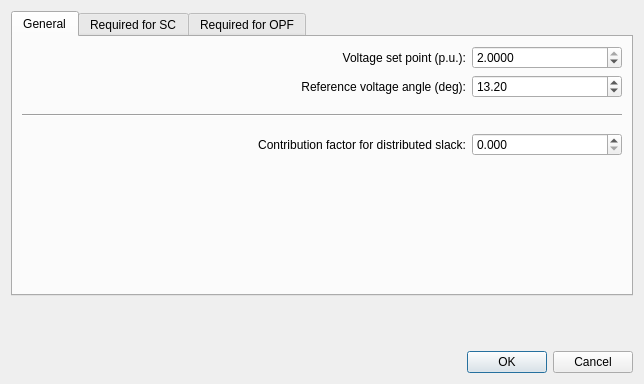
<?xml version="1.0" encoding="UTF-8"?>
<ui version="4.0">
 <class>Dialog</class>
 <widget class="QDialog" name="Dialog">
  <property name="geometry">
   <rect>
    <x>0</x>
    <y>0</y>
    <width>644</width>
    <height>384</height>
   </rect>
  </property>
  <property name="minimumSize">
   <size>
    <width>644</width>
    <height>384</height>
   </size>
  </property>
  <property name="maximumSize">
   <size>
    <width>644</width>
    <height>384</height>
   </size>
  </property>
  <property name="windowTitle">
   <string>Dialog</string>
  </property>
  <layout class="QVBoxLayout" name="verticalLayout">
   <item>
    <widget class="QTabWidget" name="tabWidget">
     <property name="currentIndex">
      <number>0</number>
     </property>
     <widget class="QWidget" name="tab">
      <attribute name="title">
       <string>General</string>
      </attribute>
      <layout class="QVBoxLayout" name="verticalLayout_3">
       <item>
        <layout class="QHBoxLayout" name="horizontalLayout">
         <item>
          <spacer name="horizontalSpacer">
           <property name="orientation">
            <enum>Qt::Horizontal</enum>
           </property>
           <property name="sizeHint" stdset="0">
            <size>
             <width>40</width>
             <height>20</height>
            </size>
           </property>
          </spacer>
         </item>
         <item>
          <widget class="QLabel" name="label">
           <property name="text">
            <string>Voltage set point (p.u.):</string>
           </property>
           <property name="alignment">
            <set>Qt::AlignRight|Qt::AlignTrailing|Qt::AlignVCenter</set>
           </property>
          </widget>
         </item>
         <item>
          <widget class="QDoubleSpinBox" name="vm_pu">
           <property name="minimumSize">
            <size>
             <width>150</width>
             <height>0</height>
            </size>
           </property>
           <property name="decimals">
            <number>4</number>
           </property>
           <property name="minimum">
            <double>0.000000000000000</double>
           </property>
           <property name="maximum">
            <double>2.000000000000000</double>
           </property>
           <property name="singleStep">
            <double>0.010000000000000</double>
           </property>
           <property name="value">
            <double>2.000000000000000</double>
           </property>
          </widget>
         </item>
        </layout>
       </item>
       <item>
        <layout class="QHBoxLayout" name="horizontalLayout_4">
         <item>
          <spacer name="horizontalSpacer_2">
           <property name="orientation">
            <enum>Qt::Horizontal</enum>
           </property>
           <property name="sizeHint" stdset="0">
            <size>
             <width>40</width>
             <height>20</height>
            </size>
           </property>
          </spacer>
         </item>
         <item>
          <widget class="QLabel" name="label_4">
           <property name="text">
            <string>Reference voltage angle (deg):</string>
           </property>
           <property name="alignment">
            <set>Qt::AlignRight|Qt::AlignTrailing|Qt::AlignVCenter</set>
           </property>
          </widget>
         </item>
         <item>
          <widget class="QDoubleSpinBox" name="va_degree">
           <property name="minimumSize">
            <size>
             <width>150</width>
             <height>0</height>
            </size>
           </property>
           <property name="decimals">
            <number>2</number>
           </property>
           <property name="minimum">
            <double>-360.000000000000000</double>
           </property>
           <property name="maximum">
            <double>360.000000000000000</double>
           </property>
           <property name="singleStep">
            <double>10.000000000000000</double>
           </property>
           <property name="value">
            <double>13.199999999999999</double>
           </property>
          </widget>
         </item>
        </layout>
       </item>
       <item>
        <spacer name="verticalSpacer_3">
         <property name="orientation">
          <enum>Qt::Vertical</enum>
         </property>
         <property name="sizeType">
          <enum>QSizePolicy::Fixed</enum>
         </property>
         <property name="sizeHint" stdset="0">
          <size>
           <width>20</width>
           <height>10</height>
          </size>
         </property>
        </spacer>
       </item>
       <item>
        <widget class="Line" name="line">
         <property name="orientation">
          <enum>Qt::Horizontal</enum>
         </property>
        </widget>
       </item>
       <item>
        <spacer name="verticalSpacer_4">
         <property name="orientation">
          <enum>Qt::Vertical</enum>
         </property>
         <property name="sizeType">
          <enum>QSizePolicy::Fixed</enum>
         </property>
         <property name="sizeHint" stdset="0">
          <size>
           <width>20</width>
           <height>10</height>
          </size>
         </property>
        </spacer>
       </item>
       <item>
        <layout class="QHBoxLayout" name="horizontalLayout_26">
         <item>
          <spacer name="horizontalSpacer_3">
           <property name="orientation">
            <enum>Qt::Horizontal</enum>
           </property>
           <property name="sizeHint" stdset="0">
            <size>
             <width>40</width>
             <height>20</height>
            </size>
           </property>
          </spacer>
         </item>
         <item>
          <widget class="QLabel" name="label_25">
           <property name="text">
            <string>Contribution factor for distributed slack:</string>
           </property>
           <property name="alignment">
            <set>Qt::AlignRight|Qt::AlignTrailing|Qt::AlignVCenter</set>
           </property>
          </widget>
         </item>
         <item>
          <widget class="QDoubleSpinBox" name="slack_weight">
           <property name="minimumSize">
            <size>
             <width>150</width>
             <height>0</height>
            </size>
           </property>
           <property name="decimals">
            <number>3</number>
           </property>
           <property name="minimum">
            <double>0.000000000000000</double>
           </property>
           <property name="maximum">
            <double>1.000000000000000</double>
           </property>
           <property name="singleStep">
            <double>0.100000000000000</double>
           </property>
           <property name="value">
            <double>0.000000000000000</double>
           </property>
          </widget>
         </item>
        </layout>
       </item>
       <item>
        <spacer name="verticalSpacer_11">
         <property name="orientation">
          <enum>Qt::Vertical</enum>
         </property>
         <property name="sizeHint" stdset="0">
          <size>
           <width>20</width>
           <height>40</height>
          </size>
         </property>
        </spacer>
       </item>
      </layout>
     </widget>
     <widget class="QWidget" name="tab_3">
      <attribute name="title">
       <string>Required for SC</string>
      </attribute>
      <layout class="QVBoxLayout" name="verticalLayout_2">
       <item>
        <layout class="QHBoxLayout" name="horizontalLayout_14">
         <item>
          <widget class="QCheckBox" name="s_sc_max_mva_check">
           <property name="text">
            <string>Maximum short circuit power provision (MVA):</string>
           </property>
          </widget>
         </item>
         <item>
          <spacer name="horizontalSpacer_4">
           <property name="orientation">
            <enum>Qt::Horizontal</enum>
           </property>
           <property name="sizeHint" stdset="0">
            <size>
             <width>40</width>
             <height>20</height>
            </size>
           </property>
          </spacer>
         </item>
         <item>
          <widget class="QDoubleSpinBox" name="s_sc_max_mva">
           <property name="enabled">
            <bool>false</bool>
           </property>
           <property name="minimumSize">
            <size>
             <width>150</width>
             <height>0</height>
            </size>
           </property>
           <property name="decimals">
            <number>4</number>
           </property>
           <property name="minimum">
            <double>0.000000000000000</double>
           </property>
           <property name="maximum">
            <double>5000.000000000000000</double>
           </property>
           <property name="singleStep">
            <double>10.000000000000000</double>
           </property>
           <property name="value">
            <double>500.000000000000000</double>
           </property>
          </widget>
         </item>
        </layout>
       </item>
       <item>
        <layout class="QHBoxLayout" name="horizontalLayout_2">
         <item>
          <widget class="QCheckBox" name="s_sc_min_mva_check">
           <property name="toolTip">
            <string>&lt;html&gt;&lt;head/&gt;&lt;body&gt;&lt;p&gt;Can be one of “current_source” (full size converter), “async” (asynchronous generator), or “async_doubly_fed” (doubly fed asynchronous generator, DFIG). Represents the type of the static generator in the context of the short-circuit calculations of wind power station units. If disabled, other short-circuit-related parameters are not set.&lt;/p&gt;&lt;/body&gt;&lt;/html&gt;</string>
           </property>
           <property name="text">
            <string>Minimum short circuit power provision (MVA):</string>
           </property>
          </widget>
         </item>
         <item>
          <spacer name="horizontalSpacer_5">
           <property name="orientation">
            <enum>Qt::Horizontal</enum>
           </property>
           <property name="sizeHint" stdset="0">
            <size>
             <width>40</width>
             <height>20</height>
            </size>
           </property>
          </spacer>
         </item>
         <item>
          <widget class="QDoubleSpinBox" name="s_sc_min_mva">
           <property name="enabled">
            <bool>false</bool>
           </property>
           <property name="minimumSize">
            <size>
             <width>150</width>
             <height>0</height>
            </size>
           </property>
           <property name="toolTip">
            <string>&lt;html&gt;&lt;head/&gt;&lt;body&gt;&lt;p&gt;Can be one of “current_source” (full size converter), “async” (asynchronous generator), or “async_doubly_fed” (doubly fed asynchronous generator, DFIG). Represents the type of the static generator in the context of the short-circuit calculations of wind power station units. If disabled, other short-circuit-related parameters are not set.&lt;/p&gt;&lt;/body&gt;&lt;/html&gt;</string>
           </property>
           <property name="decimals">
            <number>4</number>
           </property>
           <property name="minimum">
            <double>0.000000000000000</double>
           </property>
           <property name="maximum">
            <double>5000.000000000000000</double>
           </property>
           <property name="singleStep">
            <double>0.001000000000000</double>
           </property>
           <property name="value">
            <double>10.000000000000000</double>
           </property>
          </widget>
         </item>
        </layout>
       </item>
       <item>
        <spacer name="verticalSpacer_13">
         <property name="orientation">
          <enum>Qt::Vertical</enum>
         </property>
         <property name="sizeType">
          <enum>QSizePolicy::Fixed</enum>
         </property>
         <property name="sizeHint" stdset="0">
          <size>
           <width>20</width>
           <height>10</height>
          </size>
         </property>
        </spacer>
       </item>
       <item>
        <widget class="Line" name="line_5">
         <property name="orientation">
          <enum>Qt::Horizontal</enum>
         </property>
        </widget>
       </item>
       <item>
        <spacer name="verticalSpacer_14">
         <property name="orientation">
          <enum>Qt::Vertical</enum>
         </property>
         <property name="sizeType">
          <enum>QSizePolicy::Fixed</enum>
         </property>
         <property name="sizeHint" stdset="0">
          <size>
           <width>20</width>
           <height>10</height>
          </size>
         </property>
        </spacer>
       </item>
       <item>
        <layout class="QHBoxLayout" name="horizontalLayout_10">
         <item>
          <widget class="QCheckBox" name="rx_max_check">
           <property name="toolTip">
            <string>&lt;html&gt;&lt;head/&gt;&lt;body&gt;&lt;p&gt;Relevant if the generator type is “async”.&lt;/p&gt;&lt;/body&gt;&lt;/html&gt;</string>
           </property>
           <property name="text">
            <string>Maxium R/X ratio of SC impedance:</string>
           </property>
          </widget>
         </item>
         <item>
          <spacer name="horizontalSpacer_6">
           <property name="orientation">
            <enum>Qt::Horizontal</enum>
           </property>
           <property name="sizeHint" stdset="0">
            <size>
             <width>40</width>
             <height>20</height>
            </size>
           </property>
          </spacer>
         </item>
         <item>
          <widget class="QDoubleSpinBox" name="rx_max">
           <property name="enabled">
            <bool>false</bool>
           </property>
           <property name="minimumSize">
            <size>
             <width>150</width>
             <height>0</height>
            </size>
           </property>
           <property name="toolTip">
            <string>&lt;html&gt;&lt;head/&gt;&lt;body&gt;&lt;p&gt;Relevant if the generator type is “async”.&lt;/p&gt;&lt;/body&gt;&lt;/html&gt;</string>
           </property>
           <property name="decimals">
            <number>5</number>
           </property>
           <property name="minimum">
            <double>0.000000000000000</double>
           </property>
           <property name="maximum">
            <double>50.000000000000000</double>
           </property>
           <property name="singleStep">
            <double>0.010000000000000</double>
           </property>
           <property name="value">
            <double>0.001000000000000</double>
           </property>
          </widget>
         </item>
        </layout>
       </item>
       <item>
        <layout class="QHBoxLayout" name="horizontalLayout_7">
         <item>
          <widget class="QCheckBox" name="rx_min_check">
           <property name="toolTip">
            <string>&lt;html&gt;&lt;head/&gt;&lt;body&gt;&lt;p&gt;Relevant if the generator type is “async_doubly_fed”.&lt;/p&gt;&lt;/body&gt;&lt;/html&gt;</string>
           </property>
           <property name="text">
            <string>Minimum R/X ratio of SC impedance:</string>
           </property>
          </widget>
         </item>
         <item>
          <spacer name="horizontalSpacer_7">
           <property name="orientation">
            <enum>Qt::Horizontal</enum>
           </property>
           <property name="sizeHint" stdset="0">
            <size>
             <width>40</width>
             <height>20</height>
            </size>
           </property>
          </spacer>
         </item>
         <item>
          <widget class="QDoubleSpinBox" name="rx_min">
           <property name="enabled">
            <bool>false</bool>
           </property>
           <property name="minimumSize">
            <size>
             <width>150</width>
             <height>0</height>
            </size>
           </property>
           <property name="toolTip">
            <string>&lt;html&gt;&lt;head/&gt;&lt;body&gt;&lt;p&gt;Relevant if the generator type is “async_doubly_fed”.&lt;/p&gt;&lt;/body&gt;&lt;/html&gt;</string>
           </property>
           <property name="decimals">
            <number>5</number>
           </property>
           <property name="minimum">
            <double>0.000000000000000</double>
           </property>
           <property name="maximum">
            <double>100000.000000000000000</double>
           </property>
           <property name="singleStep">
            <double>0.010000000000000</double>
           </property>
           <property name="value">
            <double>0.001000000000000</double>
           </property>
          </widget>
         </item>
        </layout>
       </item>
       <item>
        <layout class="QHBoxLayout" name="horizontalLayout_8">
         <item>
          <widget class="QCheckBox" name="r0x0_max_check">
           <property name="toolTip">
            <string>&lt;html&gt;&lt;head/&gt;&lt;body&gt;&lt;p&gt;The factor for the calculation of the peak short-circuit current, referred to the high-voltage side (provided by the manufacturer). Relevant if the generator type is “async_doubly_fed”.&lt;/p&gt;&lt;/body&gt;&lt;/html&gt;</string>
           </property>
           <property name="text">
            <string>Maximal R/X ratio to calculate 0-seq. internal impedance:</string>
           </property>
          </widget>
         </item>
         <item>
          <spacer name="horizontalSpacer_8">
           <property name="orientation">
            <enum>Qt::Horizontal</enum>
           </property>
           <property name="sizeHint" stdset="0">
            <size>
             <width>40</width>
             <height>20</height>
            </size>
           </property>
          </spacer>
         </item>
         <item>
          <widget class="QDoubleSpinBox" name="r0x0_max">
           <property name="enabled">
            <bool>false</bool>
           </property>
           <property name="minimumSize">
            <size>
             <width>150</width>
             <height>0</height>
            </size>
           </property>
           <property name="toolTip">
            <string>&lt;html&gt;&lt;head/&gt;&lt;body&gt;&lt;p&gt;The factor for the calculation of the peak short-circuit current, referred to the high-voltage side (provided by the manufacturer). Relevant if the generator type is “async_doubly_fed”.&lt;/p&gt;&lt;/body&gt;&lt;/html&gt;</string>
           </property>
           <property name="decimals">
            <number>4</number>
           </property>
           <property name="minimum">
            <double>0.000100000000000</double>
           </property>
           <property name="maximum">
            <double>1000.000000000000000</double>
           </property>
           <property name="singleStep">
            <double>0.050000000000000</double>
           </property>
           <property name="value">
            <double>0.050000000000000</double>
           </property>
          </widget>
         </item>
        </layout>
       </item>
       <item>
        <layout class="QHBoxLayout" name="horizontalLayout_13">
         <item>
          <widget class="QCheckBox" name="x0x_max_check">
           <property name="toolTip">
            <string>&lt;html&gt;&lt;head/&gt;&lt;body&gt;&lt;p&gt;The factor for the calculation of the peak short-circuit current, referred to the high-voltage side (provided by the manufacturer). Relevant if the generator type is “async_doubly_fed”.&lt;/p&gt;&lt;/body&gt;&lt;/html&gt;</string>
           </property>
           <property name="text">
            <string>Maximal X0/X ratio to calculate 0-seq. internal impedance:</string>
           </property>
          </widget>
         </item>
         <item>
          <spacer name="horizontalSpacer_9">
           <property name="orientation">
            <enum>Qt::Horizontal</enum>
           </property>
           <property name="sizeHint" stdset="0">
            <size>
             <width>40</width>
             <height>20</height>
            </size>
           </property>
          </spacer>
         </item>
         <item>
          <widget class="QDoubleSpinBox" name="x0x_max">
           <property name="enabled">
            <bool>false</bool>
           </property>
           <property name="minimumSize">
            <size>
             <width>150</width>
             <height>0</height>
            </size>
           </property>
           <property name="toolTip">
            <string>&lt;html&gt;&lt;head/&gt;&lt;body&gt;&lt;p&gt;The factor for the calculation of the peak short-circuit current, referred to the high-voltage side (provided by the manufacturer). Relevant if the generator type is “async_doubly_fed”.&lt;/p&gt;&lt;/body&gt;&lt;/html&gt;</string>
           </property>
           <property name="decimals">
            <number>5</number>
           </property>
           <property name="minimum">
            <double>0.000000000000000</double>
           </property>
           <property name="maximum">
            <double>1000.000000000000000</double>
           </property>
           <property name="singleStep">
            <double>0.010000000000000</double>
           </property>
           <property name="value">
            <double>1.000000000000000</double>
           </property>
          </widget>
         </item>
        </layout>
       </item>
       <item>
        <spacer name="verticalSpacer_10">
         <property name="orientation">
          <enum>Qt::Vertical</enum>
         </property>
         <property name="sizeHint" stdset="0">
          <size>
           <width>20</width>
           <height>40</height>
          </size>
         </property>
        </spacer>
       </item>
      </layout>
     </widget>
     <widget class="QWidget" name="tab_2">
      <attribute name="title">
       <string>Required for OPF</string>
      </attribute>
      <layout class="QVBoxLayout" name="verticalLayout_4">
       <item>
        <layout class="QHBoxLayout" name="horizontalLayout_11">
         <item>
          <spacer name="horizontalSpacer_10">
           <property name="orientation">
            <enum>Qt::Horizontal</enum>
           </property>
           <property name="sizeHint" stdset="0">
            <size>
             <width>40</width>
             <height>20</height>
            </size>
           </property>
          </spacer>
         </item>
         <item>
          <widget class="QLabel" name="label_11">
           <property name="text">
            <string>Minimum active power transmission (MW):</string>
           </property>
           <property name="alignment">
            <set>Qt::AlignRight|Qt::AlignTrailing|Qt::AlignVCenter</set>
           </property>
          </widget>
         </item>
         <item>
          <widget class="QDoubleSpinBox" name="min_p_mw">
           <property name="minimumSize">
            <size>
             <width>150</width>
             <height>0</height>
            </size>
           </property>
           <property name="decimals">
            <number>4</number>
           </property>
           <property name="minimum">
            <double>0.000000000000000</double>
           </property>
           <property name="maximum">
            <double>5000.000000000000000</double>
           </property>
           <property name="singleStep">
            <double>1.000000000000000</double>
           </property>
           <property name="value">
            <double>1.000000000000000</double>
           </property>
          </widget>
         </item>
        </layout>
       </item>
       <item>
        <layout class="QHBoxLayout" name="horizontalLayout_15">
         <item>
          <spacer name="horizontalSpacer_11">
           <property name="orientation">
            <enum>Qt::Horizontal</enum>
           </property>
           <property name="sizeHint" stdset="0">
            <size>
             <width>40</width>
             <height>20</height>
            </size>
           </property>
          </spacer>
         </item>
         <item>
          <widget class="QLabel" name="label_15">
           <property name="text">
            <string>Maximum active power transmission (MW):</string>
           </property>
           <property name="alignment">
            <set>Qt::AlignRight|Qt::AlignTrailing|Qt::AlignVCenter</set>
           </property>
          </widget>
         </item>
         <item>
          <widget class="QDoubleSpinBox" name="max_p_mw">
           <property name="minimumSize">
            <size>
             <width>150</width>
             <height>0</height>
            </size>
           </property>
           <property name="decimals">
            <number>4</number>
           </property>
           <property name="minimum">
            <double>0.000000000000000</double>
           </property>
           <property name="maximum">
            <double>5000.000000000000000</double>
           </property>
           <property name="singleStep">
            <double>1.000000000000000</double>
           </property>
           <property name="value">
            <double>500.000000000000000</double>
           </property>
          </widget>
         </item>
        </layout>
       </item>
       <item>
        <spacer name="verticalSpacer_5">
         <property name="orientation">
          <enum>Qt::Vertical</enum>
         </property>
         <property name="sizeType">
          <enum>QSizePolicy::Fixed</enum>
         </property>
         <property name="sizeHint" stdset="0">
          <size>
           <width>20</width>
           <height>10</height>
          </size>
         </property>
        </spacer>
       </item>
       <item>
        <widget class="Line" name="line_2">
         <property name="orientation">
          <enum>Qt::Horizontal</enum>
         </property>
        </widget>
       </item>
       <item>
        <spacer name="verticalSpacer_6">
         <property name="orientation">
          <enum>Qt::Vertical</enum>
         </property>
         <property name="sizeType">
          <enum>QSizePolicy::Fixed</enum>
         </property>
         <property name="sizeHint" stdset="0">
          <size>
           <width>20</width>
           <height>10</height>
          </size>
         </property>
        </spacer>
       </item>
       <item>
        <layout class="QHBoxLayout" name="horizontalLayout_9">
         <item>
          <spacer name="horizontalSpacer_12">
           <property name="orientation">
            <enum>Qt::Horizontal</enum>
           </property>
           <property name="sizeHint" stdset="0">
            <size>
             <width>40</width>
             <height>20</height>
            </size>
           </property>
          </spacer>
         </item>
         <item>
          <widget class="QLabel" name="label_9">
           <property name="text">
            <string>Minimum reactive power injection (Mvar):</string>
           </property>
           <property name="alignment">
            <set>Qt::AlignRight|Qt::AlignTrailing|Qt::AlignVCenter</set>
           </property>
          </widget>
         </item>
         <item>
          <widget class="QDoubleSpinBox" name="min_q_mvar">
           <property name="minimumSize">
            <size>
             <width>150</width>
             <height>0</height>
            </size>
           </property>
           <property name="decimals">
            <number>4</number>
           </property>
           <property name="minimum">
            <double>-5000.000000000000000</double>
           </property>
           <property name="maximum">
            <double>5000.000000000000000</double>
           </property>
           <property name="singleStep">
            <double>1.000000000000000</double>
           </property>
           <property name="value">
            <double>-200.000000000000000</double>
           </property>
          </widget>
         </item>
        </layout>
       </item>
       <item>
        <layout class="QHBoxLayout" name="horizontalLayout_12">
         <item>
          <spacer name="horizontalSpacer_13">
           <property name="orientation">
            <enum>Qt::Horizontal</enum>
           </property>
           <property name="sizeHint" stdset="0">
            <size>
             <width>40</width>
             <height>20</height>
            </size>
           </property>
          </spacer>
         </item>
         <item>
          <widget class="QLabel" name="label_12">
           <property name="text">
            <string>Maximum reactive power injection (Mvar):</string>
           </property>
           <property name="alignment">
            <set>Qt::AlignRight|Qt::AlignTrailing|Qt::AlignVCenter</set>
           </property>
          </widget>
         </item>
         <item>
          <widget class="QDoubleSpinBox" name="max_q_mvar">
           <property name="minimumSize">
            <size>
             <width>150</width>
             <height>0</height>
            </size>
           </property>
           <property name="decimals">
            <number>4</number>
           </property>
           <property name="minimum">
            <double>-5000.000000000000000</double>
           </property>
           <property name="maximum">
            <double>5000.000000000000000</double>
           </property>
           <property name="singleStep">
            <double>1.000000000000000</double>
           </property>
           <property name="value">
            <double>200.000000000000000</double>
           </property>
          </widget>
         </item>
        </layout>
       </item>
       <item>
        <spacer name="verticalSpacer_7">
         <property name="orientation">
          <enum>Qt::Vertical</enum>
         </property>
         <property name="sizeType">
          <enum>QSizePolicy::Fixed</enum>
         </property>
         <property name="sizeHint" stdset="0">
          <size>
           <width>20</width>
           <height>10</height>
          </size>
         </property>
        </spacer>
       </item>
       <item>
        <widget class="Line" name="line_3">
         <property name="orientation">
          <enum>Qt::Horizontal</enum>
         </property>
        </widget>
       </item>
       <item>
        <spacer name="verticalSpacer_8">
         <property name="orientation">
          <enum>Qt::Vertical</enum>
         </property>
         <property name="sizeType">
          <enum>QSizePolicy::Fixed</enum>
         </property>
         <property name="sizeHint" stdset="0">
          <size>
           <width>20</width>
           <height>10</height>
          </size>
         </property>
        </spacer>
       </item>
       <item>
        <widget class="QCheckBox" name="controllable">
         <property name="text">
          <string>Enforce P and Q limits in OPF calculation</string>
         </property>
        </widget>
       </item>
       <item>
        <spacer name="verticalSpacer_2">
         <property name="orientation">
          <enum>Qt::Vertical</enum>
         </property>
         <property name="sizeHint" stdset="0">
          <size>
           <width>20</width>
           <height>40</height>
          </size>
         </property>
        </spacer>
       </item>
      </layout>
     </widget>
    </widget>
   </item>
   <item>
    <spacer name="verticalSpacer">
     <property name="orientation">
      <enum>Qt::Vertical</enum>
     </property>
     <property name="sizeHint" stdset="0">
      <size>
       <width>20</width>
       <height>40</height>
      </size>
     </property>
    </spacer>
   </item>
   <item>
    <widget class="QDialogButtonBox" name="buttonBox">
     <property name="orientation">
      <enum>Qt::Horizontal</enum>
     </property>
     <property name="standardButtons">
      <set>QDialogButtonBox::Cancel|QDialogButtonBox::Ok</set>
     </property>
    </widget>
   </item>
  </layout>
 </widget>
 <resources/>
 <connections>
  <connection>
   <sender>buttonBox</sender>
   <signal>accepted()</signal>
   <receiver>Dialog</receiver>
   <slot>accept()</slot>
   <hints>
    <hint type="sourcelabel">
     <x>260</x>
     <y>388</y>
    </hint>
    <hint type="destinationlabel">
     <x>157</x>
     <y>274</y>
    </hint>
   </hints>
  </connection>
  <connection>
   <sender>buttonBox</sender>
   <signal>rejected()</signal>
   <receiver>Dialog</receiver>
   <slot>reject()</slot>
   <hints>
    <hint type="sourcelabel">
     <x>328</x>
     <y>388</y>
    </hint>
    <hint type="destinationlabel">
     <x>286</x>
     <y>274</y>
    </hint>
   </hints>
  </connection>
  <connection>
   <sender>s_sc_max_mva_check</sender>
   <signal>toggled(bool)</signal>
   <receiver>s_sc_max_mva</receiver>
   <slot>setEnabled(bool)</slot>
   <hints>
    <hint type="sourcelabel">
     <x>176</x>
     <y>54</y>
    </hint>
    <hint type="destinationlabel">
     <x>525</x>
     <y>72</y>
    </hint>
   </hints>
  </connection>
  <connection>
   <sender>s_sc_min_mva_check</sender>
   <signal>toggled(bool)</signal>
   <receiver>s_sc_min_mva</receiver>
   <slot>setEnabled(bool)</slot>
   <hints>
    <hint type="sourcelabel">
     <x>190</x>
     <y>106</y>
    </hint>
    <hint type="destinationlabel">
     <x>508</x>
     <y>101</y>
    </hint>
   </hints>
  </connection>
  <connection>
   <sender>rx_max_check</sender>
   <signal>toggled(bool)</signal>
   <receiver>rx_max</receiver>
   <slot>setEnabled(bool)</slot>
   <hints>
    <hint type="sourcelabel">
     <x>370</x>
     <y>190</y>
    </hint>
    <hint type="destinationlabel">
     <x>953</x>
     <y>195</y>
    </hint>
   </hints>
  </connection>
  <connection>
   <sender>rx_min_check</sender>
   <signal>toggled(bool)</signal>
   <receiver>rx_min</receiver>
   <slot>setEnabled(bool)</slot>
   <hints>
    <hint type="sourcelabel">
     <x>392</x>
     <y>229</y>
    </hint>
    <hint type="destinationlabel">
     <x>953</x>
     <y>234</y>
    </hint>
   </hints>
  </connection>
  <connection>
   <sender>r0x0_max_check</sender>
   <signal>toggled(bool)</signal>
   <receiver>r0x0_max</receiver>
   <slot>setEnabled(bool)</slot>
   <hints>
    <hint type="sourcelabel">
     <x>219</x>
     <y>268</y>
    </hint>
    <hint type="destinationlabel">
     <x>953</x>
     <y>273</y>
    </hint>
   </hints>
  </connection>
  <connection>
   <sender>x0x_max_check</sender>
   <signal>toggled(bool)</signal>
   <receiver>x0x_max</receiver>
   <slot>setEnabled(bool)</slot>
   <hints>
    <hint type="sourcelabel">
     <x>188</x>
     <y>296</y>
    </hint>
    <hint type="destinationlabel">
     <x>517</x>
     <y>303</y>
    </hint>
   </hints>
  </connection>
 </connections>
</ui>
